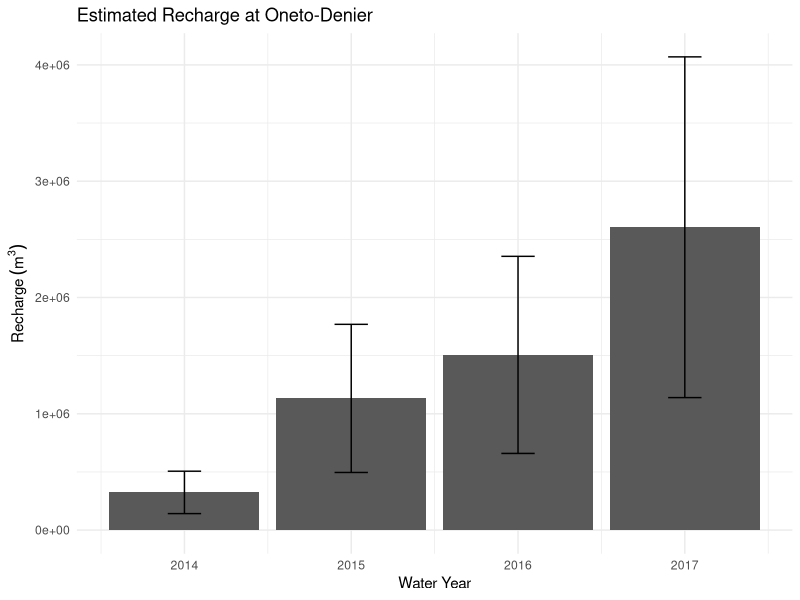

Recreate this plot in R.
## ---- chunk 1
knitr::opts_chunk$set(echo = TRUE)
## ---- chunk 2
clipd <- read.csv("clipped_2014_17_rechargeVols.csv", header = TRUE, sep = ",")
clipd <- clipd[1:4,1:4] #remove NA values, don't know why they're being created
library(ggplot2)
library(scales)
options(scipen=1) #prints numbers in scientific notation, change to scipen=999 for reg notation
p <- ggplot(clipd, aes(x=WY, y=MidRecharge)) +
 geom_bar(stat='identity') +
  geom_errorbar(aes(ymin=MinRecharge, ymax=MaxRecharge), width=.2) + 
  xlab('Water Year') +
  ylab('Recharge'~(m^3)) +
  ggtitle('Estimated Recharge at Oneto-Denier') + 
  theme_minimal()
p #plotting the clipped recharge estimates, before removing any recharge occurring past the pre/post threshold




